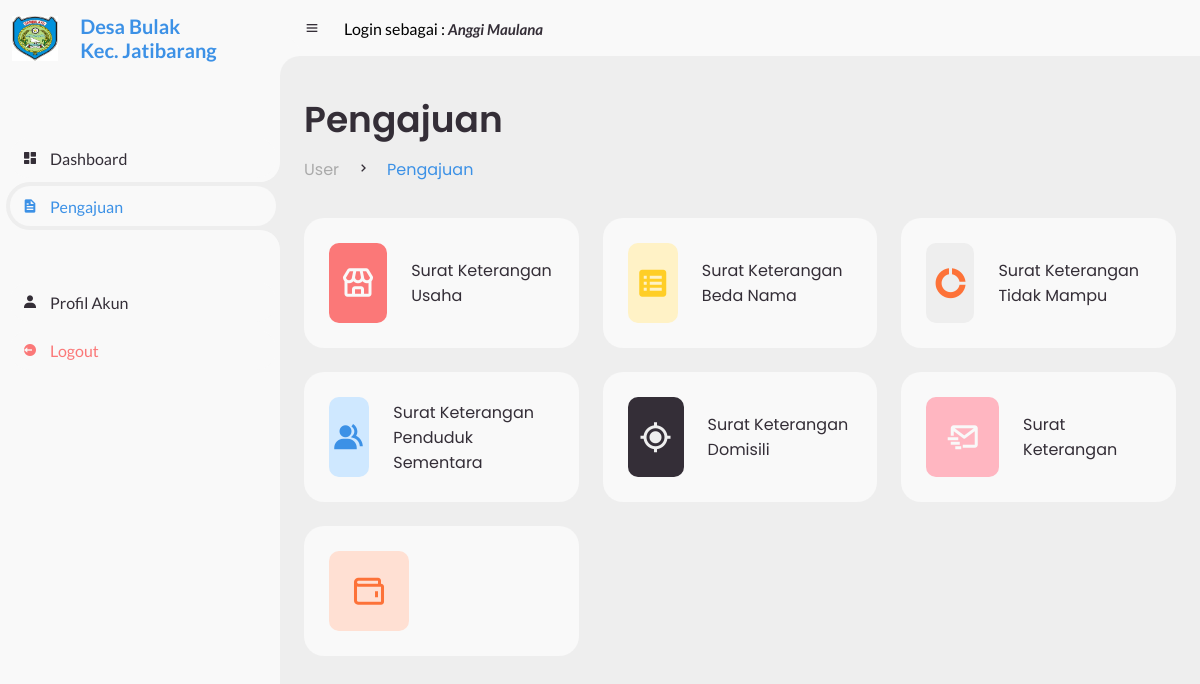
The app's page /user/pengajuan.php (signed in) with its own data.
### tables this page shows
CREATE TABLE `user` (
  `user_id` int(11) NOT NULL,
  `nama` varchar(255) NOT NULL,
  `nik` varchar(20) NOT NULL,
  `tempat_lahir` varchar(255) NOT NULL,
  `tanggal_lahir` date NOT NULL,
  `jenis_kelamin` varchar(255) NOT NULL,
  `agama` varchar(255) NOT NULL,
  `alamat` varchar(255) NOT NULL,
  `pekerjaan` varchar(255) NOT NULL,
  `pendidikan` varchar(255) NOT NULL,
  `status_pernikahan` varchar(255) NOT NULL,
  `password` varchar(255) NOT NULL
);

CREATE TABLE `kategori_pengajuan` (
  `id_kategori_pengajuan` int(20) NOT NULL,
  `jenis_pengajuan` varchar(255) NOT NULL
);

### user/pengajuan.php (the view, shortened to what this page needs)
<?php
	include "header.php";
	require '../config/db.php';
    $nik = $_SESSION['nik'];
    $sql = "SELECT * FROM user WHERE nik = '$nik'";
    $result = mysqli_query($conn, $sql);
    $userData = mysqli_fetch_assoc($result);
    $displayName = $userData['nama'];
?>
<body>
    <section id="sidebar">
        <?php include 'brand.php' ?>
        <ul class="side-menu top">
            <li>
                <a href="index.php">
                    <i class='bx bxs-dashboard'></i>
                    <span class="text">Dashboard</span>
                </a>
            </li>
            <li class="active">
                <a href="#">
                    <i class='bx bxs-file'></i>
                    <span class="text">Pengajuan</span>
                </a>
            </li>
        </ul>
        <ul class="side-menu">
            <li>
                <a href="profil.php">
                    <i class='bx bxs-user'></i>
                    <span class="text">Profil Akun</span>
                </a>
            </li>
            <li>
                <a href="logout.php" class="logout">
                    <i class='bx bxs-log-out-circle'></i>
                    <span class="text">Logout</span>
                </a>
            </li>
        </ul>
    </section>
    <section id="content">
        <?php include "navbar.php" ?>
        <main>
            <div class="head-title">
                <div class="left">
                    <h1>Pengajuan</h1>
                    <ul class="breadcrumb">
                        <li>
                            <a href="index.html">User</a>
                        </li>
                        <li><i class='bx bx-chevron-right'></i></li>
                        <li>
                            <a class="active" href="#">Pengajuan</a>
                        </li>
                    </ul>
                </div>
            </div>
            <ul class="box-info">
                <?php
                $pengajuan = "SELECT * FROM kategori_pengajuan ORDER BY id_kategori_pengajuan";
                $result = mysqli_query($conn, $pengajuan);
                if ($result) {
                    $row1 = mysqli_fetch_assoc($result);
                    $row2 = mysqli_fetch_assoc($result);
                    $row3 = mysqli_fetch_assoc($result);
                    $row4 = mysqli_fetch_assoc($result);
                    $row5 = mysqli_fetch_assoc($result);
                    $row6 = mysqli_fetch_assoc($result);
                }
                ?>
                <li data-jenis="sku">
                    <i class='bx bx-store'></i>
                    <span class="text">
                        <p><?php echo $row1['jenis_pengajuan']; ?></p>
                    </span>
                </li>
                <li data-jenis="skbn">
                    <i class='bx bxs-spreadsheet'></i>
                    <span class="text">
                        <p><?php echo $row2['jenis_pengajuan']; ?></p>
                    </span>
                </li>
                <li data-jenis="sktm">
                    <i class='bx bxs-doughnut-chart'></i>
                    <span class="text">
                        <p><?php echo $row3['jenis_pengajuan']; ?></p>
                    </span>
                </li>
                <li data-jenis="skps">
                    <i class='bx bxs-group'></i>
                    <span class="text">
                        <p><?php echo $row4['jenis_pengajuan']; ?></p>
                    </span>
                </li>
                <li data-jenis="skd">
                    <i class='bx bx-current-location'></i>
                    <span class="text">
                        <p><?php echo $row5['jenis_pengajuan']; ?></p>
                    </span>
                </li>
                <li data-jenis="sk">
                    <i class='bx bx-mail-send'></i>
                    <span class="text">
                        <p><?php echo $row6['jenis_pengajuan']; ?></p>
                    </span>
                </li>
                <li data-jenis="skpot">
                    <i class='bx bx-wallet'></i>
                </li>
            </ul>
        </main>
    </section>
</body>
</html>

### user/navbar.php (shortened to what this page needs)
<nav>
    <i class='bx bx-menu'></i>
    <p>Login sebagai : <a href="#" class="nav-link"><i><?php echo htmlspecialchars($displayName, ENT_QUOTES, 'UTF-8'); ?></i></a></p>
</nav>

### user/style.css (style rules this page uses)
* { margin: 0; padding: 0; box-sizing: border-box; }
a { text-decoration: none; }
li { list-style: none; }
:root { --poppins: 'Poppins', sans-serif; --lato: 'Lato', sans-serif; --light: #F9F9F9; --blue: #3C91E6; --blue-tua: #0480fc; --light-blue: #CFE8FF; --grey: #eee; --dark-grey: #AAAAAA; --dark: #342E37; --red: #DB504A; --yellow: #FFCE26; --light-yellow: #FFF2C6; --orange: #FD7238; --light-orange: #FFE0D3; --red: #fb7878; --pink: #FFB6C1; --hijau: #00FF00 ; }
html { overflow-x: hidden; }
body { background: var(--grey); overflow-x: hidden; }
#sidebar { position: fixed; top: 0; left: 0; width: 280px; height: 100%; background: var(--light); z-index: 2000; font-family: var(--lato); transition: .3s ease; overflow-x: hidden; scrollbar-width: none; }
#sidebar .side-menu { width: 100%; margin-top: 48px; }
#sidebar .side-menu li { height: 48px; background: transparent; margin-left: 6px; border-radius: 48px 0 0 48px; padding: 4px; }
#sidebar .side-menu li.active { background: var(--grey); position: relative; }
#sidebar .side-menu li.active::before { content: ''; position: absolute; width: 40px; height: 40px; border-radius: 50%; top: -40px; right: 0; box-shadow: 20px 20px 0 var(--grey); z-index: -1; }
#sidebar .side-menu li.active::after { content: ''; position: absolute; width: 40px; height: 40px; border-radius: 50%; bottom: -40px; right: 0; box-shadow: 20px -20px 0 var(--grey); z-index: -1; }
#sidebar .side-menu li a { width: 100%; height: 100%; background: var(--light); display: flex; align-items: center; border-radius: 48px; font-size: 16px; color: var(--dark); white-space: nowrap; overflow-x: hidden; }
#sidebar .side-menu.top li.active a { color: var(--blue); }
#sidebar .side-menu li a.logout { color: var(--red); }
#sidebar .side-menu li a .bx { min-width: calc(60px - ((4px + 6px) * 2)); display: flex; justify-content: center; }
#content { position: relative; width: calc(100% - 280px); left: 280px; transition: .3s ease; }
#content nav { height: 56px; background: var(--light); padding: 0 24px; display: flex; align-items: center; grid-gap: 24px; font-family: var(--lato); position: sticky; top: 0; left: 0; z-index: 1000; }
#content nav::before { content: ''; position: absolute; width: 40px; height: 40px; bottom: -40px; left: 0; border-radius: 50%; box-shadow: -20px -20px 0 var(--light); }
#content nav a { color: var(--dark); }
#content nav .bx.bx-menu { cursor: pointer; color: var(--dark); }
#content nav .nav-link { font-size: 15px; transition: .3s ease; font-weight: bold; }
#content main { width: 100%; padding: 36px 24px; font-family: var(--poppins); max-height: calc(100vh - 56px); overflow-y: auto; }
#content main .head-title { display: flex; align-items: center; justify-content: space-between; grid-gap: 16px; flex-wrap: wrap; }
#content main .head-title .left h1 { font-size: 36px; font-weight: 600; margin-bottom: 10px; color: var(--dark); }
#content main .head-title .left .breadcrumb { display: flex; align-items: center; grid-gap: 16px; }
#content main .head-title .left .breadcrumb li { color: var(--dark); }
#content main .head-title .left .breadcrumb li a { color: var(--dark-grey); pointer-events: none; }
#content main .head-title .left .breadcrumb li a.active { color: var(--blue); pointer-events: unset; }
#content main .box-info { display: grid; grid-template-columns: repeat(auto-fit, minmax(240px, 1fr)); grid-gap: 24px; margin-top: 36px; }
#content main .box-info li { padding: 25px; background: var(--light); border-radius: 20px; display: flex; align-items: center; grid-gap: 24px; cursor: pointer; }
#content main .box-info li .bx { width: 80px; height: 80px; border-radius: 10px; font-size: 36px; display: flex; justify-content: center; align-items: center; }
#content main .box-info li:nth-child(4) .bx { background: var(--light-blue); color: var(--blue); }
#content main .box-info li:nth-child(2) .bx { background: var(--light-yellow); color: var(--yellow); }
#content main .box-info li:nth-child(3) .bx { background: var(--grey); color: var(--orange); }
#content main .box-info li:nth-child(1) .bx { background: var(--red); color: var(--light); }
#content main .box-info li:nth-child(5) .bx { background: var(--dark); color: var(--grey); }
#content main .box-info li:nth-child(6) .bx { background: var(--pink); color: var(--light); }
#content main .box-info li:nth-child(7) .bx { background: var(--light-orange); color: var(--orange); }
#content main .box-info li .text p { color: var(--dark); }

### records on screen
user: nama "Anggi Maulana"
kategori_pengajuan: jenis_pengajuan "Surat Keterangan Usaha"
kategori_pengajuan: jenis_pengajuan "Surat Keterangan Beda Nama"
kategori_pengajuan: jenis_pengajuan "Surat Keterangan Tidak Mampu"
kategori_pengajuan: jenis_pengajuan "Surat Keterangan Penduduk Sementara"
kategori_pengajuan: jenis_pengajuan "Surat Keterangan Domisili"
kategori_pengajuan: jenis_pengajuan "Surat Keterangan"
